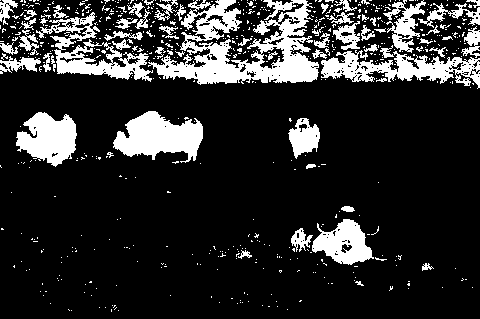
//> input picture opencv2-cookbook/images/binary.bmp, 480 x 319 px, given in place of group.jpg, which was not available
$ ./segment   (built with g++ and OpenCV 4)
//> lines starting //> are read from the running program, lines starting //| are printed output that depends on the picture; after the words box and inside, x2 and y2 are one past the last pixel; in counts of white or black regions, pixels touching at a corner belong together; pictures that were not available may be replaced by others from this repository, and a replacement may not be noted
### opencv2-cookbook/ch05/watershedSegmentation.h
#ifndef WATERSHEDSEGMENTATION
#define WATERSHEDSEGMENTATION

#include <opencv2/core.hpp>
#include <opencv2/imgproc.hpp>

class WatershedSegmenter
{
private:
    cv::Mat markers;

public:
    void setMarkers(const cv::Mat &markerImage)
    {
        markerImage.convertTo(markers, CV_32S);
    }

    cv::Mat process(const cv::Mat &image)
    {
        cv::watershed(image, markers);
        return markers;
    }

    cv::Mat getSegmentation()
    {
        cv::Mat tmp;
        markers.convertTo(tmp, CV_8U);

        return tmp;
    }

    cv::Mat getWatersheds()
    {
        cv::Mat tmp;
        markers.convertTo(tmp, CV_8U, 255, 255);

        return tmp;
    }
};

#endif /* WATERSHEDSEGMENTATION */

### opencv2-cookbook/ch05/segment.cpp
#include "watershedSegmentation.h"
#include <iostream>
#include <opencv2/core.hpp>
#include <opencv2/highgui.hpp>
#include <opencv2/imgproc.hpp>

int main()
{
    cv::Mat image = cv::imread("../images/group.jpg");
//> image is the input picture: 319 rows x 480 cols, CV_8UC3; 17.9% white; 653 white regions (591 under 20 px), largest, box (x1, y1, x2, y2) and area: (148, 0, 319, 85) 6792, (113, 111, 203, 163) 2862, (321, 50, 480, 89) 2815
    cv::imshow("Original Image", image);

    cv::Mat binary = cv::imread("../images/binary.bmp", 0);
    cv::imshow("Binary Image", binary);

    cv::Mat fg;
    cv::erode(binary, fg, cv::Mat(), cv::Point(-1, -1), 6);
//> fg: 319 rows x 480 cols, CV_8UC1; 1.4% white; 11 white regions (4 under 20 px), largest, box (x1, y1, x2, y2) and area: (126, 119, 197, 148) 1044, (33, 120, 70, 152) 618, (286, 62, 307, 76) 209
    cv::imshow("Foreground Image", fg);

    cv::Mat bg;
    cv::dilate(binary, bg, cv::Mat(), cv::Point(-1, -1), 6);
//> bg: 319 rows x 480 cols, CV_8UC1; 49% white; 32 white regions, largest, box (x1, y1, x2, y2) and area: (0, 0, 480, 95) 41441, (10, 105, 209, 174) 10155, (186, 200, 408, 292) 9789
    cv::threshold(bg, bg, 1, 128,cv::THRESH_BINARY_INV);
    cv::imshow("Background Image", bg);

    cv::Mat markers/*(binary.size(), CV_8U, cv::Scalar(0))*/;
    markers = fg + bg;
    cv::imshow("Markers", markers);

    WatershedSegmenter segmenter;
    segmenter.setMarkers(markers);
//> in setMarkers, `markerImage.convertTo(markers, CV_32S);`: markers: 319 rows x 480 cols, CV_32SC1; 3 distinct labels, from 0 to 255
    segmenter.process(image);
//> in process, `cv::watershed(image, markers);`:
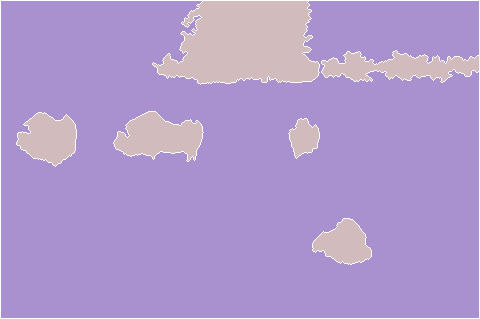
//> markers: 319 rows x 480 cols, CV_32SC1; 3 distinct labels, from -1 to 255; one colour per label, 0 black, -1 white
    cv::imshow("Segmentation", segmenter.getSegmentation());
    cv::imshow("Watersheds", segmenter.getWatersheds());
//> in getWatersheds, `markers.convertTo(tmp, CV_8U, 255, 255);`: tmp: 319 rows x 480 cols, CV_8UC1; 97.9% white; black in thin lines or dots

    image = cv::imread("../images/tower.jpg");

    cv::Mat imageMask(image.size(), CV_8U, cv::Scalar(0));
    cv::rectangle(imageMask, cv::Point(5, 5), cv::Point(image.cols - 5, image.rows - 5),
                 cv::Scalar(255), 3);
//> imageMask: 319 rows x 480 cols, CV_8UC1; 5.1% white; 1 white region, box (x1, y1, x2, y2) and area: (3, 3, 478, 317) 7778
    cv::rectangle(imageMask, cv::Point(image.cols / 2 - 10, image.rows / 2 - 10),
                  cv::Point(image.cols / 2 + 10, image.rows / 2 + 10), cv::Scalar(128), 10);
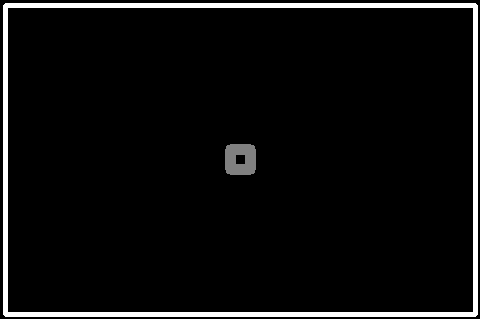
//> imageMask: 319 rows x 480 cols, CV_8UC1; min 0, max 255, mean 13.7

    segmenter.setMarkers(imageMask);
//> in setMarkers (call 2), `markerImage.convertTo(markers, CV_32S);`: markers: 319 rows x 480 cols, CV_32SC1; 3 distinct labels, from 0 to 255
    segmenter.process(image);
//> in process (call 2), `cv::watershed(image, markers);`:
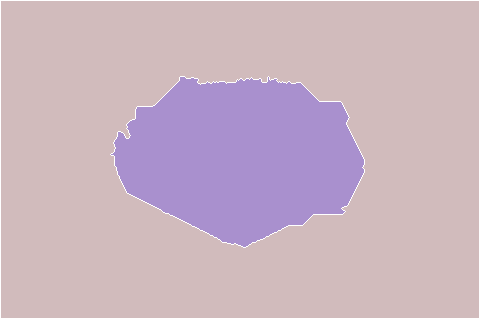
//> markers: 319 rows x 480 cols, CV_32SC1; 3 distinct labels, from -1 to 255; one colour per label, 0 black, -1 white

    cv::rectangle(image, cv::Point(5, 5), cv::Point(image.cols - 5, image.rows - 5),
                 cv::Scalar(255, 255, 255), 3);
//> image: 319 rows x 480 cols, CV_8UC3; 22.1% white; 557 white regions (514 under 20 px), largest, box (x1, y1, x2, y2) and area: (0, 0, 480, 317) 19498, (113, 111, 203, 163) 2862, (36, 12, 153, 82) 2558
    cv::rectangle(image, cv::Point(image.cols / 2 - 10, image.rows / 2 - 10),
                  cv::Point(image.cols / 2 + 10, image.rows / 2 + 10), cv::Scalar(1, 1, 1), 10);
//> image: 319 rows x 480 cols, CV_8UC3; min 0, max 255, mean 56.5
    cv::imshow("Image with marker", image);
    cv::imshow("Watersheds of foreground object", segmenter.getWatersheds());
//> in getWatersheds (call 2), `markers.convertTo(tmp, CV_8U, 255, 255);`:
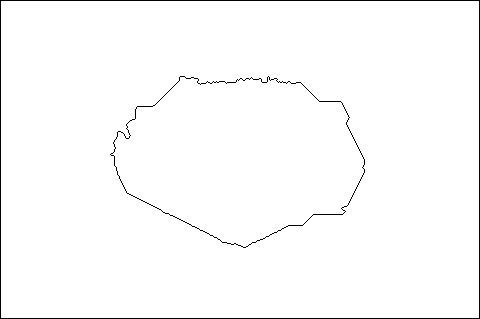
//> tmp: 319 rows x 480 cols, CV_8UC1; 98.5% white; black in thin lines or dots

    image = cv::imread("../images/tower.jpg");
    cv::Rect rectangle(50, 70, image.cols - 150, image.rows - 180);
//> rectangle = Rect(50, 70, 330, 139)

    cv::Mat result, bgModel, fgModel;
    cv::grabCut(image, result, rectangle, bgModel, fgModel, 1, cv::GC_INIT_WITH_RECT);
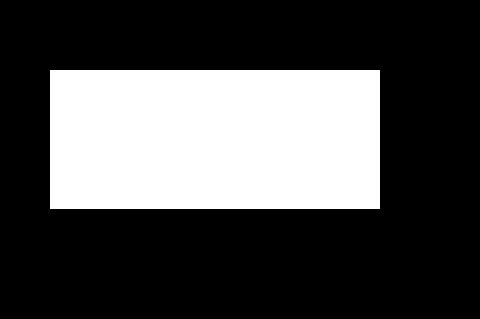
//> result: 319 rows x 480 cols, CV_8UC1; values 0 (black) and 2 (white), 30% white; 1 white region, box (x1, y1, x2, y2) and area: (50, 70, 380, 209) 45870
//> bgModel = 65 values, max 255 at index 8, min 0 at index 2, mean 11.79; fgModel has the same summary as bgModel
    cv::compare(result, cv::GC_PR_FGD, result, cv::CMP_EQ);
//> result: 319 rows x 480 cols, CV_8UC1; every value is 0
    cv::Mat foreground(image.size(), CV_8UC3, cv::Scalar(255, 255, 255));
    image.copyTo(foreground, result);
    cv::rectangle(image, rectangle, cv::Scalar(255, 255, 255), 1);
//> image: 319 rows x 480 cols, CV_8UC3; 18.3% white; 645 white regions (590 under 20 px), largest, box (x1, y1, x2, y2) and area: (16, 0, 480, 212) 15151, (113, 111, 203, 163) 2862, (312, 219, 374, 265) 1648
    cv::imshow("Image", image);
    cv::imshow("Segmented Image", foreground);

    image = cv::imread("../images/group.jpg");
    cv::Rect rectangle2(10, 100, 380, 180);

    cv::Mat bkgModel, fgrModel;
    cv::grabCut(image, result, rectangle2, bkgModel, fgrModel, 5, cv::GC_INIT_WITH_RECT);
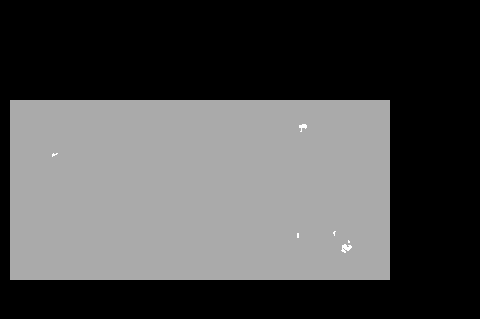
//> result: 319 rows x 480 cols, CV_8UC1; min 0, max 3, mean 0.894; drawn with min black and max white
//> bkgModel = 65 values, max 255 at index 8, min -7.28e-12 at index 30, mean 11.79; fgrModel = 65 values, max 255 at index 5, min 0 at index 0, mean 11.79

    result = result & 1;
//> result: 319 rows x 480 cols, CV_8UC1; values 0 (black) and 1 (white), 0.08% white in thin lines or dots, all inside (x1, y1, x2, y2) = (52, 124, 352, 253)
    foreground.create(image.size(), CV_8UC3);
    foreground.setTo(cv::Scalar(255, 255, 255));
    image.copyTo(foreground, result);

    cv::rectangle(image, rectangle2, cv::Scalar(255, 255, 255), 1);
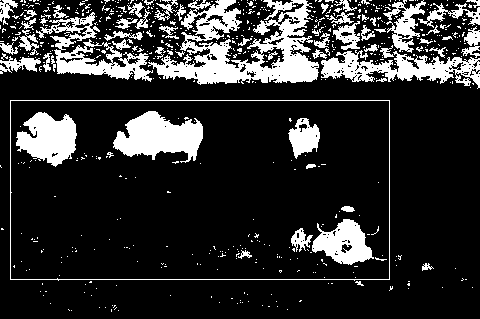
//> image: 319 rows x 480 cols, CV_8UC3; 18.6% white; 649 white regions (586 under 20 px), largest, box (x1, y1, x2, y2) and area: (148, 0, 319, 85) 6792, (113, 111, 203, 163) 2862, (321, 50, 480, 89) 2815
    cv::imshow("Image 2", image);
    cv::imshow("Foreground objects", foreground);

    cv::waitKey();
    return 0;
}
